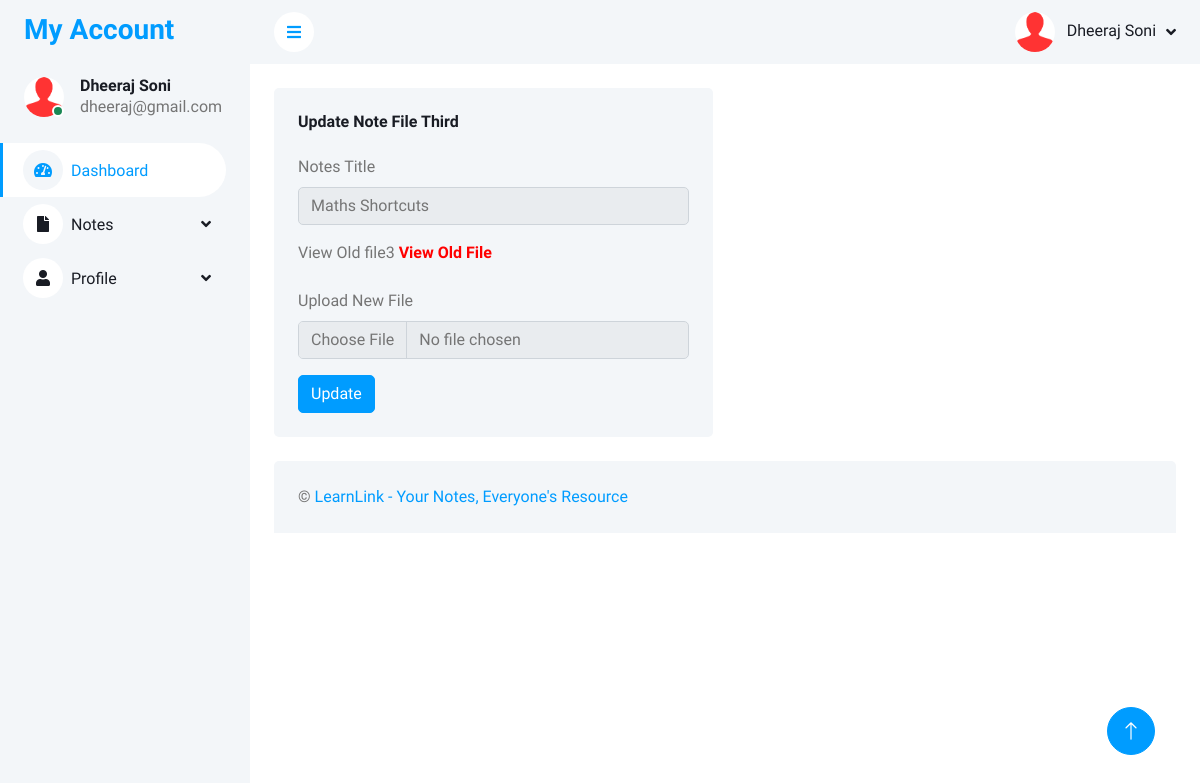
Screenshot of /LearnLink/user/changefile3.php?editid=1 (signed in) with the database file from the repository.
### tables this page shows
CREATE TABLE `tbluser` (
  `ID` int NOT NULL AUTO_INCREMENT,
  `FullName` varchar(250) NOT NULL,
  `MobileNumber` bigint NOT NULL,
  `Email` varchar(250) NOT NULL,
  `Password` varchar(250) NOT NULL,
  `RegDate` timestamp NOT NULL DEFAULT CURRENT_TIMESTAMP,
  PRIMARY KEY (`ID`),
  UNIQUE KEY `MobileNumber_UNIQUE` (`MobileNumber`),
  UNIQUE KEY `Email_UNIQUE` (`Email`)
);

CREATE TABLE `tblnotes` (
  `ID` int NOT NULL AUTO_INCREMENT,
  `UserID` int DEFAULT NULL,
  `Subject` varchar(250) DEFAULT NULL,
  `NotesTitle` varchar(250) DEFAULT NULL,
  `NotesDecription` longtext,
  `File1` varchar(250) NOT NULL,
  `File2` varchar(250) DEFAULT NULL,
  `File3` varchar(255) DEFAULT NULL,
  `File4` varchar(250) DEFAULT NULL,
  `CreationDate` timestamp NULL DEFAULT CURRENT_TIMESTAMP,
  `UpdationDate` timestamp NULL DEFAULT NULL ON UPDATE CURRENT_TIMESTAMP,
  PRIMARY KEY (`ID`)
);

### LearnLink/user/changefile3.php (the view, shortened to what this page needs)
<?php
include('includes/dbconnection.php');
if (strlen($_SESSION['ocasuid']==0)) {
  header('location:logout.php');
  } else{
?>
<!DOCTYPE html>
<html lang="en">
<head>
    <link href="https://cdnjs.cloudflare.com/ajax/libs/font-awesome/5.10.0/css/all.min.css" rel="stylesheet">
    <link href="https://cdn.jsdelivr.net/npm/bootstrap-icons@1.4.1/font/bootstrap-icons.css" rel="stylesheet">
    <link href="lib/owlcarousel/assets/owl.carousel.min.css" rel="stylesheet">
    <link href="lib/tempusdominus/css/tempusdominus-bootstrap-4.min.css" rel="stylesheet" />
    <link href="css/bootstrap.min.css" rel="stylesheet">
    <link href="css/style.css" rel="stylesheet">
</head>
<body>
    <div class="container-fluid position-relative bg-white d-flex p-0">
<?php include_once('includes/sidebar.php');?>
        <div class="content">
         <?php include_once('includes/header.php');?>
            <div class="container-fluid pt-4 px-4">
                <div class="row g-4">
                    <div class="col-sm-12 col-xl-6">
                        <div class="bg-light rounded h-100 p-4">
                            <h6 class="mb-4">Update Note File Third</h6>
                            <form method="post" enctype="multipart/form-data">
                                <?php
                                $eid=$_GET['editid'];
$sql="SELECT * from tblnotes where tblnotes.ID=:eid";
$query = $dbh -> prepare($sql);
$query->bindParam(':eid',$eid,PDO::PARAM_STR);
$query->execute();
$results=$query->fetchAll(PDO::FETCH_OBJ);
$cnt=1;
if($query->rowCount() > 0)
{
foreach($results as $row)
{               ?>
                                  <div class="mb-3">
                                    <label for="exampleInputEmail2" class="form-label">Notes Title</label>
                                    <input type="text" class="form-control"  name="notestitle" value="<?php  echo htmlentities($row->NotesTitle);?>" readonly='true'>
                                </div>
                                <div class="mb-3">
                                    <label for="exampleInputEmail2" class="form-label">View Old file3</label>
                                   <a href="folder3/<?php echo $row->file3;?>" width="100" height="100" target="_blank"> <strong style="color: red">View Old File</strong></a>
                                </div>
                                <div class="mb-3">
                                    <label for="exampleInputEmail2" class="form-label">Upload New File</label>
                                   <input type="file" class="form-control"  name="file3" value="" required='true'>
                                </div>
                                <?php $cnt=$cnt+1;}} ?>
                                <button type="submit" name="submit" class="btn btn-primary">Update</button>
                            </form>
                        </div>
                    </div>
                </div>
            </div>
             <?php include_once('includes/footer.php');?>
        </div>
       <?php include_once('includes/back-totop.php');?>
    </div>
</body>
</html><?php }  ?>

### LearnLink/user/includes/sidebar.php (shortened to what this page needs)
        <div class="sidebar pe-4 pb-3">
            <nav class="navbar bg-light navbar-light">
                <a href="dashboard.php" class="navbar-brand mx-4 mb-3">
                    <h3 class="text-primary">My Account</h3>
                </a>
                <div class="d-flex align-items-center ms-4 mb-4">
                    <?php
$uid=$_SESSION['ocasuid'];
$sql="SELECT * from  tbluser where ID=:uid";
$query = $dbh -> prepare($sql);
$query->bindParam(':uid',$uid,PDO::PARAM_STR);
$query->execute();
$results=$query->fetchAll(PDO::FETCH_OBJ);
$cnt=1;
if($query->rowCount() > 0)
{
    foreach($results as $row)
    {               ?>
                    <div class="position-relative">
                        <img class="rounded-circle" src="img/user.jpg" alt="" style="width: 40px; height: 40px;">
                        <div class="bg-success rounded-circle border border-2 border-white position-absolute end-0 bottom-0 p-1"></div>
                    </div>
                    <div class="ms-3">
                        <h6 class="mb-0"><?php  echo $row->FullName;?></h6>
                        <span><?php  echo $row->Email;?></span><?php $cnt=$cnt+1;}} ?>
                    </div>
                </div>
                <div class="navbar-nav w-100">
                    <a href="dashboard.php" class="nav-item nav-link active"><i class="fa fa-tachometer-alt me-2"></i>Dashboard</a>
                    <div class="nav-item dropdown">
                        <a href="#" class="nav-link dropdown-toggle" data-bs-toggle="dropdown"><i class="fa fa-file me-2"></i>Notes</a>
                    </div>
  <div class="nav-item dropdown">
                        <a href="#" class="nav-link dropdown-toggle" data-bs-toggle="dropdown"><i class="fa fa-user me-2"></i>Profile</a>
                    </div>
                </div>
            </nav>
        </div>

### LearnLink/user/includes/header.php (shortened to what this page needs)
            <nav class="navbar navbar-expand bg-light navbar-light sticky-top px-4 py-0">
                <a href="#" class="sidebar-toggler flex-shrink-0">
                    <i class="fa fa-bars"></i>
                </a>
                <div class="navbar-nav align-items-center ms-auto">
                    <?php
$uid=$_SESSION['ocasuid'];
$sql="SELECT * from  tbluser where ID=:uid";
$query = $dbh -> prepare($sql);
$query->bindParam(':uid',$uid,PDO::PARAM_STR);
$query->execute();
$results=$query->fetchAll(PDO::FETCH_OBJ);
$cnt=1;
if($query->rowCount() > 0)
{
    foreach($results as $row)
    {               ?>
                    <div class="nav-item dropdown">
                        <a href="#" class="nav-link dropdown-toggle" data-bs-toggle="dropdown">
                            <img class="rounded-circle me-lg-2" src="img/user.jpg" alt="" style="width: 40px; height: 40px;">
                            <span class="d-none d-lg-inline-flex"><?php  echo $row->FullName;?></span><?php $cnt=$cnt+1;}} ?>
                        </a>
                    </div>
                </div>
            </nav>

### LearnLink/user/css/style.css (style rules this page uses)
:root { --primary: #009CFF; --light: #F3F6F9; --dark: #191C24; }
.btn { transition: .5s; }
.btn.btn-primary { color: #FFFFFF; }
.sidebar { position: fixed; top: 0; left: 0; bottom: 0; width: 250px; height: 100vh; overflow-y: auto; background: var(--light); transition: 0.5s; z-index: 999; }
.content { margin-left: 250px; min-height: 100vh; background: #FFFFFF; transition: 0.5s; }
@media (min-width: 992px) { .sidebar { margin-left: 0; } }
@media (min-width: 992px) { .content { width: calc(100% - 250px); } }
.sidebar .navbar .navbar-nav .nav-link { padding: 7px 20px; color: var(--dark); font-weight: 500; border-left: 3px solid var(--light); border-radius: 0 30px 30px 0; outline: none; }
.sidebar .navbar .navbar-nav .nav-link:hover, .sidebar .navbar .navbar-nav .nav-link.active { color: var(--primary); background: #FFFFFF; border-color: var(--primary); }
.sidebar .navbar .navbar-nav .nav-link i { width: 40px; height: 40px; display: inline-flex; align-items: center; justify-content: center; background: #FFFFFF; border-radius: 40px; }
.sidebar .navbar .navbar-nav .nav-link:hover i, .sidebar .navbar .navbar-nav .nav-link.active i { background: var(--light); }
.sidebar .navbar .dropdown-toggle::after { position: absolute; top: 15px; right: 15px; border: none; content: "\f107"; font-family: "Font Awesome 5 Free"; font-weight: 900; transition: .5s; }
.content .navbar .navbar-nav .nav-link { margin-left: 25px; padding: 12px 0; color: var(--dark); outline: none; }
.content .navbar .sidebar-toggler, .content .navbar .navbar-nav .nav-link i { width: 40px; height: 40px; display: inline-flex; align-items: center; justify-content: center; background: #FFFFFF; border-radius: 40px; }
.content .navbar .dropdown-toggle::after { margin-left: 6px; vertical-align: middle; border: none; content: "\f107"; font-family: "Font Awesome 5 Free"; font-weight: 900; transition: .5s; }

### rows the page displays
tbluser: FullName "Dheeraj Soni", Email "dheeraj@gmail.com"
tblnotes: notestitle "Maths Shortcuts"
